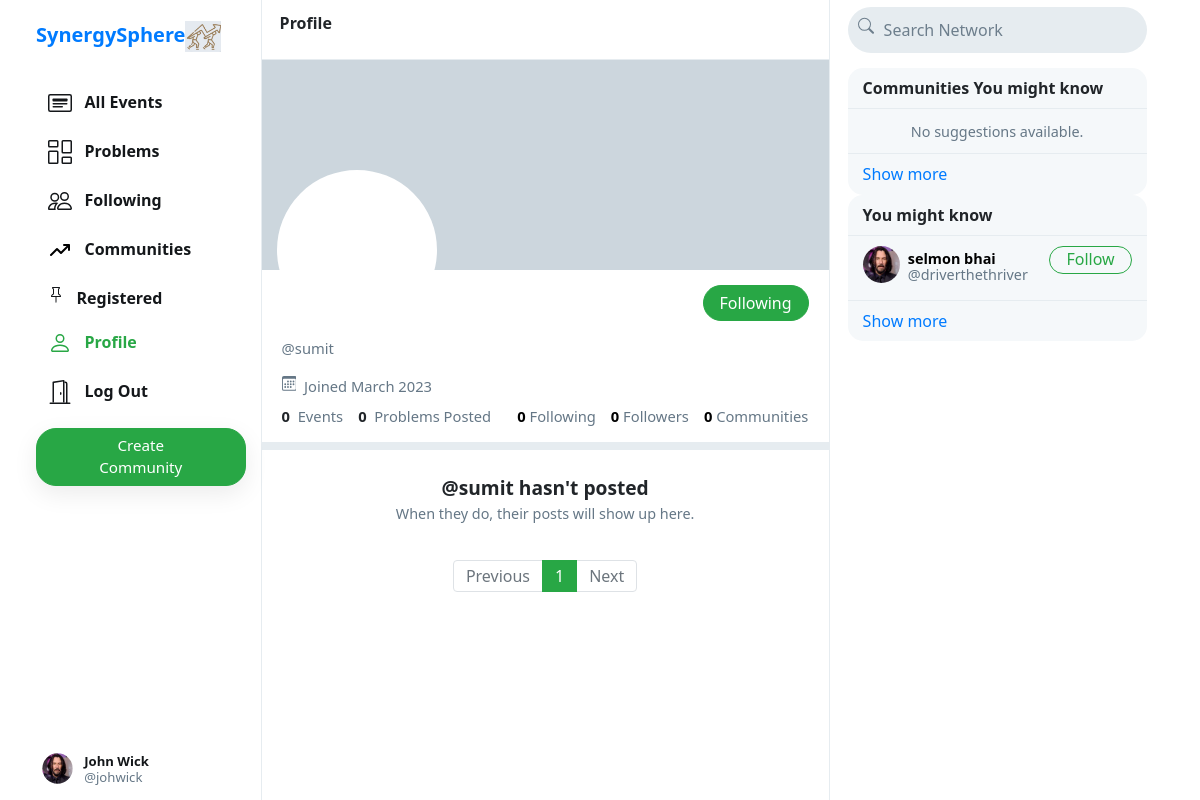
/sumit/events (signed in), run on the app's committed database.
### sphere/models.py (models this page shows, shortened)
class User(AbstractUser):
    profile_pic = models.ImageField(upload_to='profile_pic/',default = 'defaults/no_pic.png')
    bio = models.TextField(max_length=160, blank=True, null=True,default='hey, this is my synergy profile')
    cover = models.ImageField(upload_to='user_covers/', blank=True,default = 'defaults/default-user-cover.png')
    phone = models.CharField(max_length=15, blank=True, null=True)
    created_at = models.DateTimeField(blank=True, null=True, default = timezone.now)  # Field renamed to remove unsuitable characters.
    updated_at = models.DateTimeField(blank=True, null=True,  default = timezone.now)
    city = models.CharField(max_length=50, blank=True, null=True)
    is_reported = models.IntegerField(blank=True, null=True,default=False)
    is_block = models.IntegerField(blank=True, null=True, default = False)
    def __str__(self):
        return self.username

### sphere/views.py (the view)
# urls.py: path("<str:username>/events", views.profile_events, name="profileevents"),
def profile_events(request, username):
    user = User.objects.get(username=username)
    all_posts = Events.objects.filter(created_by_user=user).order_by('-created_at')
    all_problems = Problems.objects.filter(created_by=user).order_by('-created_at')
    created_orgs = Orgs.objects.filter(org_member=user).all()
    paginator = Paginator(all_posts, 10)
    page_number = request.GET.get('page')
    if page_number == None:
        page_number = 1
    posts = paginator.get_page(page_number)
    followings = []
    suggestions = []
    c_suggestions = []
    follower = False
    if request.user.is_authenticated:
        followings = Follower.objects.filter(followers=request.user).values_list('user', flat=True)
        suggestions = User.objects.exclude(pk__in=followings).exclude(username=request.user.username).order_by("?")[:6]
        followings_c = Orgs.objects.filter(org_member=request.user).values_list('org_member', flat=True)
        c_suggestions = Orgs.objects.exclude(pk__in=followings_c).exclude(created_by=request.user.id).order_by("?")[:6]
        if request.user in Follower.objects.get(user=user).followers.all():
            follower = True
    following_count = Orgs.objects.filter(org_member=user).count()
    return render(request, 'sphere/profile.html', {
        "username": user,
        "posts": posts,
        "orgs_count":created_orgs.count(),
        "problem_count":all_problems.count(),
        "posts_count": all_posts.count(),
        "suggestions": suggestions,
        "c_suggestions":c_suggestions,
        "page": "profile",
        "is_follower": follower,
        "following_count": following_count
    })

### sphere/templates/sphere/profile.html (shortened to what this page needs)
{% extends 'sphere/index.html' %}
{% load static %}
{% block profile %}
    <div class="profile-view" data-user="{{username.username}}">
        <div class="cover-image" style="background-image: url(media/user_covers/john-towner-JgOeRuGD_Y4-unsplash.jpg)"></div>
        <div class="profile-image" style="background-image: url(/media/{{username.profile_pic}})"></div>
        <div class="profile-details">
            <div>
                {% if user.username == username.username %}
                <button class="btn btn-outline-success float-right" id="edit-profile-btn">Edit Profile</button>
                {% elif is_follower %}
                <button class="btn btn-success float-right"
                    onclick="unfollow_user(this,'{{username.username}}','edit_page')"
                    id="following-btn">Following</button>
                {% else %}
                <button class="btn btn-outline-success float-right"
                    onclick="follow_user(this,'{{username.username}}','edit_page')" id="follow-btn">Follow</button>
                {% endif %}
            </div>
            <div class="details-data">
                <div class="grey">@{{username.username}}</div>
                <div class="grey" style="padding: 8px 0px;">
                    &nbsp;Joined {{username.date_joined | date:"F Y"}}
                </div>
                <div>
                    <strong>
                        {{posts_count}}
                    </strong>
                    &nbsp;<span class="grey">Events</span>
                    <strong>
                        {{problem_count}}
                    </strong>
                    &nbsp;<span class="grey">Problems Posted</span>
                    <a href="{% url 'followinglist' user.username %}">
                        <strong id="following__count">{{following_count | default:0}}</strong>&nbsp;<span
                            class="grey">Following</span>
                    </a>
                    <a href="{% url 'followerlist' user.username %}">
                        <strong id="follower__count">{{follower_count | default:0}}</strong>&nbsp;<span
                            class="grey">Followers</span>
                    </a>
                    <a href="{% url 'communitylist' user.username %}">
                        <strong id="community__count">{{orgs_count | default:0}}</strong>&nbsp;<span
                            class="grey">Communities</span>
                    </a>
                </div>
            </div>
        </div>
    </div>
    <div class="space"></div>
    {% endblock %}
    {% block emptyprofile %}
        <center>
            <br>
            <strong style="font-size: 1.2em;">@{{username}} hasn't posted</strong>
            <div class="grey" style="font-size: .9em;">When they do, their posts will show up here.</div>
        </center>
    {% endblock %}

### sphere/templates/sphere/layout.html (shortened to what this page needs)
{% load static %}
<!DOCTYPE html>
<html lang="en">
    <head>
        <link rel="stylesheet" href="https://stackpath.bootstrapcdn.com/bootstrap/4.4.1/css/bootstrap.min.css">
        <link href="{% static 'sphere/styles.css' %}" rel="stylesheet">
    </head>
    <body>
        <div class="body" data-page="{{page}}">
            <div class="sidenav">
                <a href="{% url 'index' %}" class="navbar-brand">
                <b>SynergySphere</b><img src="{% static 'sphere/Images/logo.png' %}" height="31px">
                </a>
                <div style="height: 100%;">
                    <div>
                        <div>
                            <ul>
                                <li class="nav-item" id="all_events">
                                    <a href="{% url 'index' %}" class="nav-link">
                                        <div>
                                            &nbsp;&nbsp;All Events
                                        </div>
                                    </a>
                                </li>
                                    <li class="nav-item" id="all_problems">
                                        <a href="{% url 'problems' %}" class="nav-link">
                                            <div>
                                                &nbsp;&nbsp;Problems
                                            </div>
                                        </a>
                                    </li>
                                {% if user.is_authenticated %}
                                <li class="nav-item" id="following">
                                    <a href="{% url 'following' %}" class="nav-link">
                                        <div>
                                            &nbsp;&nbsp;Following
                                        </div>
                                    </a>
                                </li>
                                <li class="nav-item" id="following">
                                    <a href="{% url 'communitylist' user.username %}" class="nav-link">
                                        <div>
                                            &nbsp;&nbsp;Communities
                                        </div>
                                    </a>
                                </li>
                                <li class="nav-item" id="saved">
                                    <a href="{% url 'saved' %}" class="nav-link">
                                        <div>
                                            &nbsp;&nbsp;Registered
                                        </div>
                                    </a>
                                </li>
                                <li class="nav-item" id="profile">
                                    <a href="{% url 'profileevents' user.username %}" class="nav-link">
                                        <div>
                                            &nbsp;&nbsp;Profile
                                        </div>
                                    </a>
                                </li>
                                <li class="nav-item" id="logout">
                                    <a href="{% url 'logout' %}" class="nav-link">
                                        <div>
                                            &nbsp;&nbsp;Log Out
                                        </div>
                                    </a>
                                </li>
                                {% endif %}
                            </ul>
                        </div>
                        {% if user.is_authenticated %}
                            <button id="popup-btn" class="btn btn-success new-post-btn" onclick="createpost()">Create Community</button>
                        {% endif %}
                    </div>
                    <div style="position: absolute; bottom: 10px;">
                        {% if user.is_authenticated %}
                            <li class="nav-item sidenav-user">
                                <a href="{% url 'profileevents' user.username %}" class="nav-link">
                                    <div class="user_account">
                                        <div class="small-profilepic" style="float: left; background-image: url(/media/{{user.profile_pic}})"></div>
                                        <div style="height: 2.7vw; margin: auto;">
                                            <div style="margin-top: 4px;"><strong>{{user.first_name}} {{user.last_name}}</strong></div>
                                            <div class="grey" style="margin-top: 4px;">@{{ user.username }}</div>
                                        </div>
                                    </div>
                                </a>
                            </li>
                        {% endif %}
                    </div>
                </div>
            </div>
            {% block body %}
            {% endblock %}
            <div class="right-div">
                <nav class="head">
                    <form action="#">
                        <div class="search-div">
                            <div>
                            </div>
                            <input type="text" name="query" id="search-box" placeholder="Search Network">
                        </div>
                    </form>
                </nav>
                <div class='right-div-content'>
                    <div class="space" style="background-color: white;"></div>
                    {% if user.is_authenticated %}
                    <div class="suggestion-box">
                        <div class="suggestion-header">
                            Communities You might know
                        </div>
                        {% for suggestion in c_suggestions %}
                            <div class="suggestion-user">
                                <div>
                                    <a href="{% url 'org_profile' suggestion.org_name %}">
                                        <div class="small-profilepic" style="background-image: url(/media/{{suggestion.profile_pic}})"></div>
                                    </a>
                                </div>
                                <div class="user-details">
                                    <a href="{% url 'org_profile' suggestion.org_name %}">
                                        <div id="user-name">
                                            <strong>
                                                {{suggestion.org_name}}
                                            </strong>
                                        </div>
                                        <div class="grey">@{{suggestion.org_name}}</div>
                                    </a>
                                </div>
                                <div>
                                    <button class="btn btn-outline-success" type="button" onclick="follow_user(this,'{{suggestion.username}}','suggestion')">Follow</button>
                                </div>
                            </div>
                        {% empty %}
                                <div style="text-align: center; border-bottom: .5px solid #e6ecf0; padding: 10px 15px;">
                                    <span class="grey" style="font-size: .9em;">No suggestions available.</span>
                                </div>
                        {% endfor %}
                        <div class="suggestion-footer">
                            <a href="#">Show more</a>
                        </div>
                    </div>
                    <div class="suggestion-box">
                            <div class="suggestion-header">
                                You might know
                            </div>
                            {% for suggestion in suggestions %}
                                <div class="suggestion-user">
                                    <div>
                                        <a href="{% url 'profileevents' suggestion.username %}">
                                            <div class="small-profilepic" style="background-image: url(/media/{{suggestion.profile_pic}})"></div>
                                        </a>
                                    </div>
                                    <div class="user-details">
                                        <a href="{% url 'profileevents' suggestion.username %}">
                                            <div id="user-name">
                                                <strong>
                                                    {{suggestion.first_name}} {{suggestion.last_name}}
                                                </strong>
                                            </div>
                                            <div class="grey">@{{suggestion.username}}</div>
                                        </a>
                                    </div>
                                    <div>
                                        <button class="btn btn-outline-success" type="button" onclick="follow_user(this,'{{suggestion.username}}','suggestion')">Follow</button>
                                    </div>
                                </div>
                            {% empty %}
                                    <div style="text-align: center; border-bottom: .5px solid #e6ecf0; padding: 10px 15px;">
                                        <span class="grey" style="font-size: .9em;">No suggestions available.</span>
                                    </div>
                            {% endfor %}
                            <div class="suggestion-footer">
                                <a href="#">Show more</a>
                            </div>
                        </div>
                    {% endif %}
                </div>
            </div>
        </div>
    </body>
</html>

### data on the page
User: profile_pic (picture), first_name "John", last_name "Wick", username "johwick"
User: username "sumit", date_joined "March 2023"
User: profile_pic (picture), first_name "selmon", last_name "bhai", username "driverthethriver"

### other printed values
{{ posts_count }} "0"
{{ problem_count }} "0"
{{ following_count | default:0 }} "0"
{{ follower_count | default:0 }} "0"
{{ orgs_count | default:0 }} "0"
{{ each }} "1"
